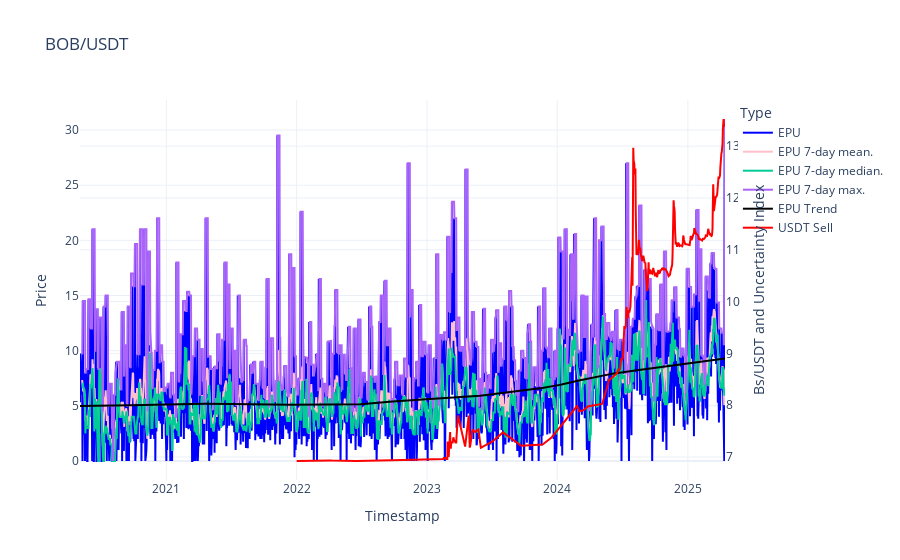

Notebook code for this chart:
### Code cell
fig = go.Figure()
fig.add_trace(go.Scatter(x=epu_day.index, y=epu_day['epu'], mode='lines', name='EPU', line=dict(color='blue')))
fig.add_trace(go.Scatter(x=epu_day.index, y=epu_day['7mean_epu'], mode='lines', name='EPU 7-day mean.', line=dict(color='pink')))
fig.add_trace(go.Scatter(x=epu_day.index, y=epu_day['7median_epu'], mode='lines', name='EPU 7-day median.'))
fig.add_trace(go.Scatter(x=epu_day.index, y=epu_day['7max_epu'], mode='lines', name='EPU 7-day max.'))
fig.add_trace(go.Scatter(x=epu_day.index, y=epu_day['epu_trend_7'], mode='lines', name='EPU Trend', line=dict(color='black')))
fig.add_trace(go.Scatter(x=usdt_day.index, y=usdt_day['usdt'], mode='lines', name='USDT Sell', line=dict(color='red'), yaxis='y2'))
fig.update_layout(
    yaxis2=dict(
        title="Bs/USDT and Uncertainty Index",
        overlaying='y',
        side='right'),
    title='BOB/USDT',
    xaxis_title='Timestamp',
    yaxis_title='Price',
    legend_title='Type',
    template='plotly_white'
)

fig.show()

### Figure 1 — Plotly figure (JSON) as saved in the notebook; plotly's stock layout.template omitted (floating-point values rounded to 4 significant figures; data arrays with more than 128 entries replaced by an {"elided": "..."} marker saying what was removed)
{"data": [{"line": {"color": "blue"}, "mode": "lines", "name": "EPU", "type": "scatter", "x": {"elided": "1808 str values"}, "y": {"elided": "1808 float values"}}, {"line": {"color": "pink"}, "mode": "lines", "name": "EPU 7-day mean.", "type": "scatter", "x": {"elided": "1808 str values"}, "y": {"elided": "1808 float values"}}, {"mode": "lines", "name": "EPU 7-day median.", "type": "scatter", "x": {"elided": "1808 str values"}, "y": {"elided": "1808 float values"}}, {"mode": "lines", "name": "EPU 7-day max.", "type": "scatter", "x": {"elided": "1808 str values"}, "y": {"elided": "1808 float values"}}, {"line": {"color": "black"}, "mode": "lines", "name": "EPU Trend", "type": "scatter", "x": {"elided": "1808 str values"}, "y": {"elided": "1808 float values"}}, {"line": {"color": "red"}, "mode": "lines", "name": "USDT Sell", "type": "scatter", "x": {"elided": "1200 str values"}, "y": {"elided": "1200 float values"}, "yaxis": "y2"}], "layout": {"legend": {"title": {"text": "Type"}}, "title": {"text": "BOB/USDT"}, "xaxis": {"title": {"text": "Timestamp"}}, "yaxis": {"title": {"text": "Price"}}, "yaxis2": {"overlaying": "y", "side": "right", "title": {"text": "Bs/USDT and Uncertainty Index"}}}}
